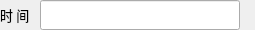
                    <widget class="QWidget" name="widget_date" native="true">
                     <property name="minimumSize">
                      <size>
                       <width>0</width>
                       <height>30</height>
                      </size>
                     </property>
                     <property name="maximumSize">
                      <size>
                       <width>16777215</width>
                       <height>30</height>
                      </size>
                     </property>
                     <layout class="QHBoxLayout" name="horizontalLayout_39">
                      <property name="spacing">
                       <number>0</number>
                      </property>
                      <property name="leftMargin">
                       <number>0</number>
                      </property>
                      <property name="topMargin">
                       <number>0</number>
                      </property>
                      <property name="rightMargin">
                       <number>0</number>
                      </property>
                      <property name="bottomMargin">
                       <number>0</number>
                      </property>
                      <item>
                       <widget class="QLabel" name="label_35">
                        <property name="minimumSize">
                         <size>
                          <width>40</width>
                          <height>30</height>
                         </size>
                        </property>
                        <property name="maximumSize">
                         <size>
                          <width>40</width>
                          <height>30</height>
                         </size>
                        </property>
                        <property name="font">
                         <font>
                          <family>微软雅黑</family>
                          <pointsize>10</pointsize>
                          <bold>false</bold>
                         </font>
                        </property>
                        <property name="text">
                         <string>时 间</string>
                        </property>
                       </widget>
                      </item>
                      <item>
                       <widget class="QLineEdit" name="lineEdit_entryDate">
                        <property name="minimumSize">
                         <size>
                          <width>200</width>
                          <height>30</height>
                         </size>
                        </property>
                        <property name="maximumSize">
                         <size>
                          <width>200</width>
                          <height>30</height>
                         </size>
                        </property>
                        <property name="font">
                         <font>
                          <family>微软雅黑</family>
                          <pointsize>10</pointsize>
                          <bold>false</bold>
                         </font>
                        </property>
                        <property name="text">
                         <string/>
                        </property>
                        <property name="readOnly">
                         <bool>true</bool>
                        </property>
                       </widget>
                      </item>
                      <item>
                       <widget class="QLabel" name="lab_salaryYes_2">
                        <property name="minimumSize">
                         <size>
                          <width>15</width>
                          <height>30</height>
                         </size>
                        </property>
                        <property name="maximumSize">
                         <size>
                          <width>15</width>
                          <height>30</height>
                         </size>
                        </property>
                        <property name="font">
                         <font>
                          <family>微软雅黑</family>
                          <pointsize>14</pointsize>
                          <bold>true</bold>
                         </font>
                        </property>
                        <property name="text">
                         <string/>
                        </property>
                       </widget>
                      </item>
                     </layout>
                    </widget>
